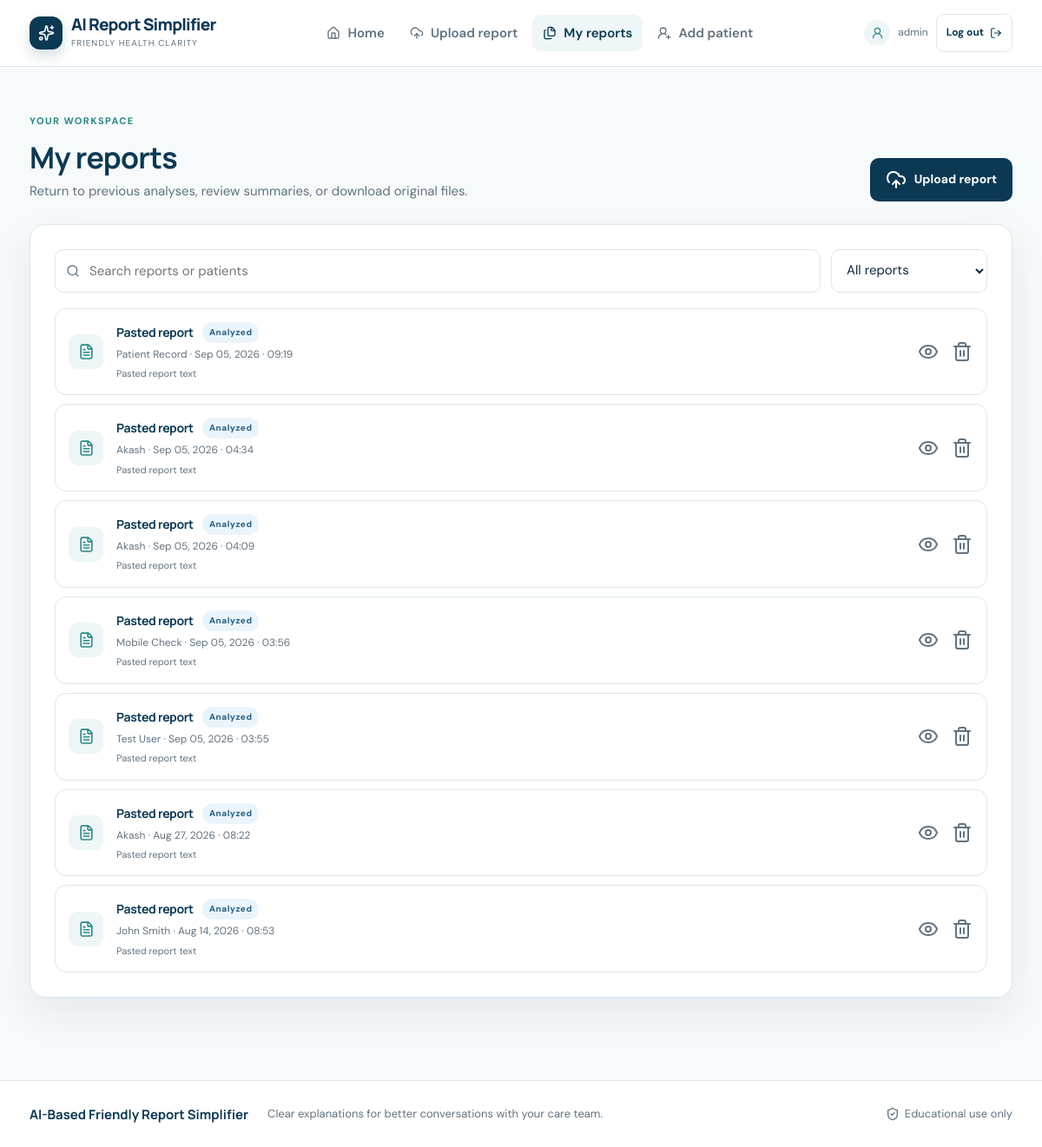
The page /reports (signed in) on the database its author committed.
### database/models.py (models this page shows, shortened)
class MedicalReport(db.Model):
    __tablename__ = "medical_reports"
    id = db.Column(db.Integer, primary_key=True)
    patient_id = db.Column(db.Integer, db.ForeignKey("patients.id"), nullable=True)
    filename = db.Column(db.String(255), nullable=True)
    file_path = db.Column(db.String(500), nullable=True)
    extracted_text = db.Column(db.Text, nullable=True)
    simplified_text = db.Column(db.Text, nullable=True)
    created_at = db.Column(db.DateTime, default=utc_now)
    entities = db.relationship(
        "MedicalEntity", backref="report", lazy=True, cascade="all, delete-orphan"
    )
    recommendations = db.relationship(
        "Recommendation", backref="report", lazy=True, cascade="all, delete-orphan"
    )

class Patient(db.Model):
    __tablename__ = "patients"
    id = db.Column(db.Integer, primary_key=True)
    patient_code = db.Column(
        db.String(30), unique=True, nullable=False, index=True, default=generate_patient_code
    )
    full_name = db.Column(db.String(120), nullable=False)
    age = db.Column(db.Integer, nullable=True)
    gender = db.Column(db.String(20), nullable=True)
    blood_group = db.Column(db.String(10), nullable=True)
    contact_email = db.Column(db.String(120), nullable=True)
    contact_phone = db.Column(db.String(30), nullable=True)
    created_at = db.Column(db.DateTime, default=utc_now)
    updated_at = db.Column(db.DateTime, default=utc_now, onupdate=utc_now)
    reports = db.relationship(
        "MedicalReport", backref="patient", lazy=True, cascade="all, delete-orphan"
    )

### routes/report_routes.py (the view)
@report_bp.route("/reports", methods=["GET"])
@login_required
def list_reports():
	reports = MedicalReport.query.order_by(MedicalReport.created_at.desc()).all()
	return render_template("reports.html", reports=reports)

### app.py (called while the page is built)
@app.after_request
def prevent_authenticated_page_cache(response):
    if not request.path.startswith("/static/"):
        response.headers["Cache-Control"] = "no-store, no-cache, must-revalidate, max-age=0"
        response.headers["Pragma"] = "no-cache"
    return response

### routes/auth_routes.py (called while the page is built)
def login_required(view):
    @wraps(view)
    def wrapped_view(*args, **kwargs):
        if not session.get("authenticated"):
            return redirect(url_for("auth.login", next=request.path))
        return view(*args, **kwargs)
    return wrapped_view

### templates/reports.html (shortened to what this page needs)
{% extends "base.html" %}
{% block content %}
<div class="page-shell"><div class="dashboard-header"><div><div class="eyebrow">Your workspace</div><h1>My reports</h1><p>Return to previous analyses, review summaries, or download original files.</p></div><a class="btn-primary" href="/dashboard#upload"><i data-lucide="upload-cloud"></i> Upload report</a></div><div class="surface"><div class="report-toolbar"><div class="search-field"><i data-lucide="search"></i><input id="report-search" type="search" placeholder="Search reports or patients" aria-label="Search reports or patients"></div><select id="report-filter" aria-label="Filter reports"><option value="all">All reports</option><option value="file">Uploaded files</option><option value="text">Pasted text</option></select></div>{% if reports %}<div class="report-history-list" id="report-list">{% for report in reports %}<article class="history-card" data-search="{{ (report.filename or 'Pasted report')|lower }} {{ (report.patient.full_name if report.patient else 'Unassigned')|lower }}"><div class="history-icon"><i data-lucide="file-text"></i></div><div class="history-main"><div class="history-title"><h3>{{ report.filename or 'Pasted report' }}</h3><span class="status-badge badge-medicine">Analyzed</span></div><p>{{ report.patient.full_name if report.patient else 'Unassigned patient' }} · {{ report.created_at.strftime('%b %d, %Y · %H:%M') if report.created_at else 'Date unavailable' }}</p><small>{{ 'Uploaded file' if report.filename else 'Pasted report text' }}</small></div><div class="history-actions"><a class="icon-action" href="/patients/{{ report.patient_id }}" title="View patient record" aria-label="View patient record"><i data-lucide="eye"></i></a>{% if report.file_path %}<a class="icon-action" href="/reports/{{ report.id }}/download" title="Download original report" aria-label="Download original report"><i data-lucide="download"></i></a>{% endif %}<form action="/reports/{{ report.id }}/delete" method="POST" onsubmit="return confirm('Delete this report?');"><button class="icon-action danger" type="submit" title="Delete report" aria-label="Delete report"><i data-lucide="trash-2"></i></button></form></div></article>{% endfor %}</div><div class="empty-state" id="no-matches" hidden><h3>No matching reports</h3><p>Try a different search term.</p></div>{% else %}<div class="empty-state"><i data-lucide="files"></i><h3>No reports yet</h3><p>Your analyzed reports will appear here.</p><a class="btn-primary" href="/dashboard#upload">Upload your first report</a></div>{% endif %}</div></div>
{% endblock %}

### static/css/style.css (style rules this page uses)
:root { --ink:#102a43; --navy:#0b3954; --blue:#176b9e; --teal:#2b8a86; --mist:#eef6f7; --canvas:#f7fafb; --paper:#fff; --line:#dce7eb; --muted:#617381; --success:#2f7d61; --amber:#a56b1f; --danger:#b45c61; --shadow:0 18px 45px rgba(16,42,67,.08); --radius:18px; }
* { box-sizing:border-box; }
html { scroll-behavior:smooth; }
body { margin:0; background:var(--canvas); color:var(--ink); font:15px/1.6 'DM Sans',sans-serif; }
h1,h2,h3,h4 { font-family:'Manrope',sans-serif; letter-spacing:-.02em; line-height:1.15; margin:0; }
a { color:inherit; }
button,input,select,textarea { font:inherit; }
.nav-wrap,.footer-wrap,.page-shell { max-width:1180px; margin:0 auto; padding-left:24px; padding-right:24px; }
.nav-cta,.btn-primary,.btn-secondary { display:inline-flex; align-items:center; justify-content:center; gap:9px; border-radius:10px; text-decoration:none; font-weight:700; transition:transform .2s, box-shadow .2s, background .2s; cursor:pointer; }
.report-toolbar { display:flex; justify-content:space-between; gap:12px; margin-bottom:18px; }
.search-field { flex:1; position:relative; }
.search-field svg { position:absolute; left:13px; top:50%; transform:translateY(-50%); width:16px; color:var(--muted); }
.search-field input { padding-left:39px; }
.report-toolbar select { width:180px; }
.report-history-list { display:grid; gap:10px; }
.history-card { display:flex; align-items:center; gap:15px; border:1px solid var(--line); border-radius:13px; padding:15px; }
.history-icon { flex:none; width:40px; height:40px; display:grid; place-items:center; border-radius:11px; color:var(--teal); background:var(--mist); }
.history-icon svg { width:19px; }
.history-main { min-width:0; flex:1; }
.history-title { display:flex; align-items:center; gap:10px; flex-wrap:wrap; }
.history-title h3 { color:var(--navy); font-size:14px; overflow:hidden; text-overflow:ellipsis; white-space:nowrap; }
.history-main p,.history-main small { display:block; color:var(--muted); font-size:12px; margin:4px 0 0; }
.history-main small { font-size:11px; }
.history-actions { display:flex; align-items:center; gap:4px; }
.history-actions form { margin:0; }
.icon-action { width:32px; height:32px; display:grid; place-items:center; border:1px solid transparent; border-radius:8px; background:transparent; color:var(--muted); cursor:pointer; text-decoration:none; }
.page-shell { padding-top:54px; padding-bottom:35px; }
.eyebrow { color:var(--teal); text-transform:uppercase; letter-spacing:.13em; font-size:11px; font-weight:800; margin-bottom:13px; }
.btn-primary,.btn-secondary { border:0; padding:13px 18px; font-size:14px; }
.btn-primary { background:var(--navy); color:#fff; }
.surface { background:var(--paper); border:1px solid var(--line); border-radius:var(--radius); box-shadow:var(--shadow); padding:28px; }
input,select,textarea { border:1px solid var(--line); border-radius:10px; background:#fff; color:var(--ink); padding:12px 13px; width:100%; outline:0; transition:.2s; }
.dashboard-header { display:flex; justify-content:space-between; align-items:flex-end; gap:20px; margin-bottom:26px; }
.dashboard-header h1 { font-size:34px; color:var(--navy); }
.dashboard-header p { color:var(--muted); margin:7px 0 0; }
.status-badge { padding:4px 8px; border-radius:99px; font-size:10px; letter-spacing:.05em; font-weight:800; }
.badge-medicine { background:#eaf4fb; color:#28658a; }

### rows shown on the page
MedicalReport: filename "Pasted report", patient "Patient Record", created_at "Sep 05, 2026 · 09:19", filename "Pasted report text"
MedicalReport: filename "Pasted report", patient "Akash", created_at "Sep 05, 2026 · 04:34", filename "Pasted report text"
MedicalReport: filename "Pasted report", patient "Akash", created_at "Sep 05, 2026 · 04:09", filename "Pasted report text"
MedicalReport: filename "Pasted report", patient "Mobile Check", created_at "Sep 05, 2026 · 03:56", filename "Pasted report text"
MedicalReport: filename "Pasted report", patient "Test User", created_at "Sep 05, 2026 · 03:55", filename "Pasted report text"
MedicalReport: filename "Pasted report", patient "Akash", created_at "Aug 27, 2026 · 08:22", filename "Pasted report text"
MedicalReport: filename "Pasted report", patient "John Smith", created_at "Aug 14, 2026 · 08:53", filename "Pasted report text"

### other values the page prints
{{ session.get('user_email', 'Workspace user') }} "admin"
